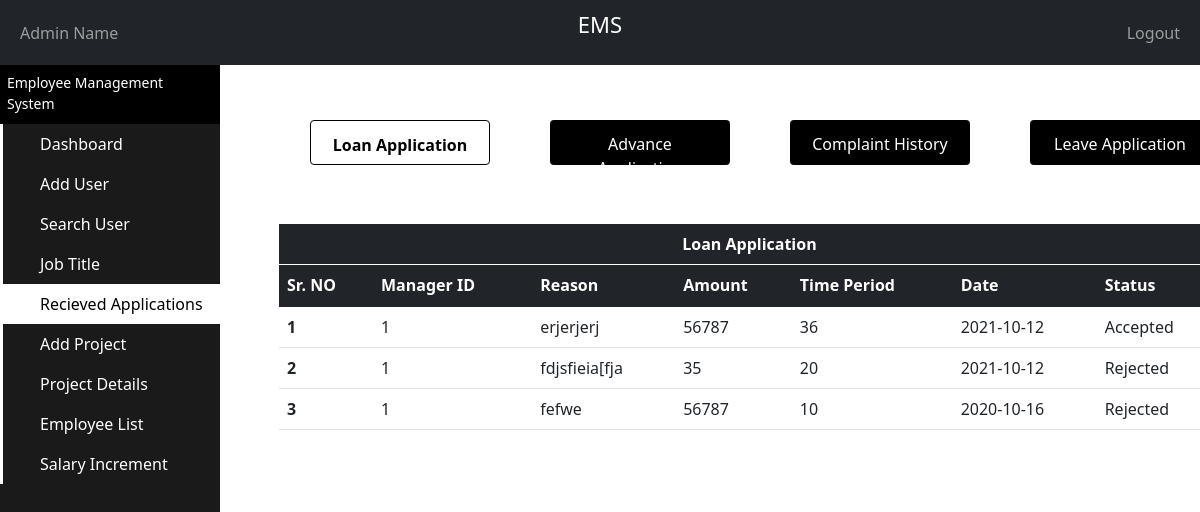
/PHP/Admin_LoanApplication.php, run on the app's committed database.
### tables this page shows
CREATE TABLE `loan_table` (
  `LoanTable_ID` int(11) NOT NULL,
  `Developer_ID` int(11) NOT NULL,
  `Manager_ID` int(11) NOT NULL,
  `Reason` varchar(500) NOT NULL,
  `Amount` int(11) NOT NULL,
  `TimePeriod` int(2) NOT NULL,
  `DateApplied` date NOT NULL,
  `Status` varchar(25) NOT NULL,
  `Active` varchar(3) NOT NULL
);

### PHP/Admin_LoanApplication.php (the view, shortened to what this page needs)
<?php
 include "Connection.php";
?>
<!doctype html>
<html lang="en">
  <head>
    <link href="https://cdn.jsdelivr.net/npm/bootstrap@5.1.1/dist/css/bootstrap.min.css" rel="stylesheet">
  </head>
  <body>
    <nav class="navbar navbar-expand-md navbar-dark bg-dark">
      <div class="container-fluid">
        <div class="navbar-collapse collapse w-100 order-1 order-md-0 dual-collapse2">
          <ul class="navbar-nav me-auto">
            <li class="nav-item active">
              <a class="nav-link" href="Admin_PersonalDetails.php">
                <?php
                  if(isset($_SESSION['fname']) && isset($_SESSION['lname']))
                  {
                    echo"$_SESSION[fname] $_SESSION[lname]";
                    $ID = $_SESSION["uid"];
                    $sql = "SELECT * FROM admin_info WHERE Admin_ID='$ID'";
                    if($result = mysqli_query($con, $sql))
                    {
                      $count = mysqli_num_rows($result);
                      if($count != 1)
                      {
                        echo "<script> location.href='Logout.php'; </script>" ;
                      }
                    }
                    else{
                      echo "<script> location.href='Logout.php'; </script>" ;
                    }
                  }
                  else
                   echo"Admin Name";
                  ?>
              </a>
            </li>
          </ul>
        </div>
        <div class="mx-auto order-0">
          <p style="color: white;font-size:22px;">EMS</p>
        </div>
        <div class="navbar-collapse collapse w-100 order-3 dual-collapse2">
          <ul class="navbar-nav ms-auto">
            <li class="nav-item">
              <a class="nav-link" href="Logout.php">Logout</a>
            </li>
          </ul>
        </div>
      </div>
    </nav>
    <div class="sidebar-container">
      <div class="sidebar-logo">
        <span> Employee Management System </span>
      </div>
      <ul class="sidebar-navigation">
        <li>
          <a style="text-decoration: none;" href="Admin_Dashboard.php">
            <i class="fa fa-home" aria-hidden="true"></i> Dashboard
          </a>
        </li>
        <li>
          <a style="text-decoration: none;" href="Admin_AddUser.php">
            <i class="fa fa-tachometer" aria-hidden="true"></i> Add User
          </a>
        </li>
        <li>
          <a style="text-decoration: none;" href="Admin_SearchUser.php?T=-1&Q=-1">
            <i class="fa fa-tachometer" aria-hidden="true"></i> Search User
          </a>
        </li>
        <li>
          <a style="text-decoration: none;" href="Admin_JobTitle.php">
            <i class="fa fa-tachometer" aria-hidden="true"></i> Job Title
          </a>
        </li>
        <li>
          <a style="text-decoration: none;background-color: white;color: black;" href="Admin_Complaint.php">
            <i class="fa fa-tachometer" aria-hidden="true"></i> Recieved Applications
          </a>
        </li>
        <li>
          <a style="text-decoration: none;" href="Admin_AddProject.php">
            <i class="fa fa-tachometer" aria-hidden="true"></i> Add Project
          </a>
        </li>
        <li>
          <a style="text-decoration: none;" href="Admin_ProjectDetails.php">
            <i class="fa fa-tachometer" aria-hidden="true"></i> Project Details
          </a>
        </li>
        <li>
        <a style="text-decoration: none;" href="Admin_EmployeeList.php">
            <i class="fa fa-tachometer" aria-hidden="true"></i> Employee List
          </a>
        </li>
        <li>
            <a style="text-decoration: none;" href="Admin_SalaryIncrease.php">
                <i class="fa fa-tachometer" aria-hidden="true"></i> Salary Increment
          </a>
        </li>
      </ul>
    </div>
    <div class="content-container">
        <div  style="width:100%;overflow-y: scroll; height:85%;position:fixed" class="container-fluid">
        <div style="margin-top: 3%;padding-bottom: 5%;"class="row">
            <a href="Admin_LoanApplication.php" style="height:45px;width:15%;margin-left: 7.5%;background-color: white;color:black;border:1px solid black;" class ="AcitonButtons" value="Admin Dashboard"><b>Loan Application</b></a>
            <a href="Admin_AdvanceApplication.php" style="height:45px;width:15%;margin-left: 5%;background-color: black;color:white;" class ="AcitonButtons" value="Update Information">Advance Application</a>
            <a href="Admin_Complaint.php" style="height:45px;width:15%;margin-left: 5%;background-color: black;color:white;"class ="AcitonButtons" value="Update Information">Complaint History</a>
            <a href="Admin_LeaveApplication.php" style="height:45px;width:15%;margin-left: 5%;background-color: black;color:white;" class ="AcitonButtons" value="Admin Dashboard">Leave Application</a>
        </div>
        <div style="width:80%;">
          <?php
            $sql = "SELECT * FROM loan_table WHERE Developer_ID = '-1' ORDER BY DateApplied DESC";
            $i = 0;
            $result = mysqli_query($con, $sql);
            echo'
                <div style="width:100%;margin-left: 5%;margin-top: 0%;float:left;"class="jumbotron">
                  <table style="margin-bottom: 0px;padding-bottom: 0px;"class="table">
                    <thead class="table-dark">
                      <tr >
                        <th style="text-align: center;border-bottom: 1px solid white;">Loan Application</th>
                      </tr>
                    </thead>
                  </table>
                </div>';
                echo'
                <div style="width:100%;margin-left: 5%;float:left"class="jumbotron">
                <table style="margin-top:0px;padding-top: 0px"class="table">
                  <thead class="table-dark">
                    <tr>
                      <th scope="col">Sr. NO</th>
                      <th scope="col">Manager ID</th>
                      <th scope="col">Reason</th>
                      <th scope="col">Amount</th>
                      <th scope="col">Time Period</th>
                      <th scope="col">Date</th>
                      <th scope="col">Status</th>
                    </tr>
                  </thead>
                  <tbody>';
                  while($row=mysqli_fetch_array($result))
                  {
                    $i++;
                    echo'
                    <tr>
                      <th>'.$i.'</th>
                      <td>'.$row["Manager_ID"].'</td>
                      <td>'.$row["Reason"] .'</td>
                      <td>'.$row["Amount"].'</td>
                      <td>'.$row["TimePeriod"].'</td>
                      <td>'.$row["DateApplied"].'</td>
                      ';
                      if($row["Status"] != "Pending")
                      {
                        echo'<td>'.$row["Status"].'</td>';
                      }
                    echo'</tr>';
                  };
                  echo'</tbody>
                  </table>
                  </div>';
        ?>
        </div>
        </div>
    </div>
  </body>
</html>

### PHP/Admin_LoanApplication.php (style rules this page uses)
.AcitonButtons { background-color: #04AA6D; color: rgb(255, 255, 255); padding: 12px 20px; border: none; border-radius: 4px; text-decoration: none; text-align:center; cursor: pointer; float: right; }
html,body { height:100%; margin: 0; }
.sidebar-container { position: fixed; width: 220px; height: 100%; left: 0; overflow-x: hidden; overflow-y: auto; background: #1a1a1a; color: #fff; }
.content-container { padding-top: 20px; }
.sidebar-logo { padding: 7px 15px 10px 7px; font-size: 14px; background-color: #000000; }
.sidebar-navigation { padding: 0; margin: 0; list-style-type: none; position: relative; }
.sidebar-navigation li { background-color: transparent; position: relative; display: inline-block; width: 100%; line-height: 20px; }
.sidebar-navigation li a { padding: 10px 15px 10px 30px; display: block; color: #fff; }
.sidebar-navigation li::before { background-color: white; position: absolute; content: ''; height: 100%; left: 0; top: 0; -webkit-transition: width 0.2s ease-in; transition: width 0.2s ease-in; color: #000000; width: 3px; z-index: -1; }
.content-container { padding-left: 220px; }

### data on the page
loan_table: Manager_ID "1", Reason "erjerjerj", Amount "56787", TimePeriod "36", DateApplied "2021-10-12", Status "Accepted"
loan_table: Manager_ID "1", Reason "fdjsfieia[fja", Amount "35", TimePeriod "20", DateApplied "2021-10-12", Status "Rejected"
loan_table: Manager_ID "1", Reason "fefwe", Amount "56787", TimePeriod "10", DateApplied "2020-10-16", Status "Rejected"
